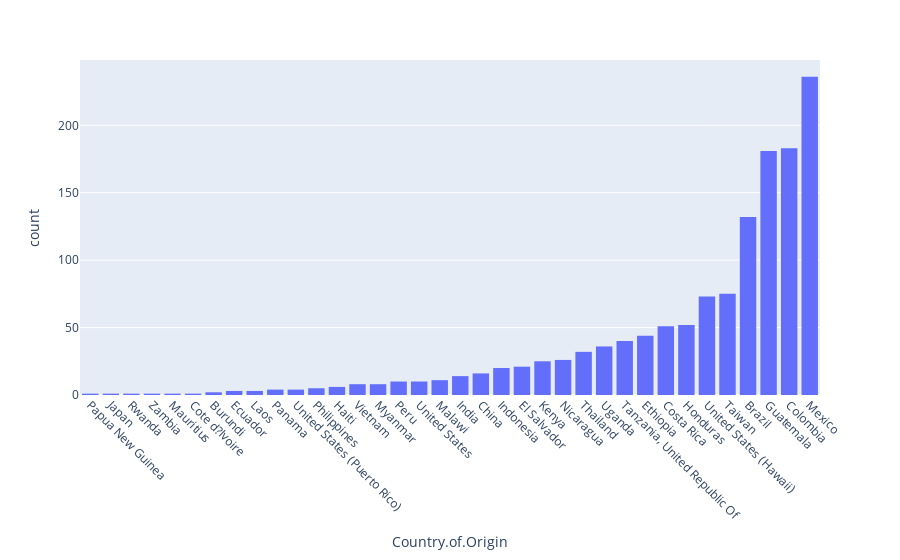

Notebook code cell kept with this figure:
### Markdown cell above
3. Análise da pontuação com os países de origem

### Code cell
fig = px.histogram(df_coffee, 'Country.of.Origin')
fig.update_xaxes(tickangle=45, categoryorder = 'total ascending')

### Figure 1 — Plotly figure (JSON) as saved in the notebook; plotly's stock layout.template omitted (floating-point values rounded to 4 significant figures; data arrays with more than 128 entries replaced by an {"elided": "..."} marker saying what was removed)
{"data": [{"alignmentgroup": "True", "bingroup": "x", "hovertemplate": "Country.of.Origin=%{x}<br>count=%{y}<extra></extra>", "legendgroup": "", "marker": {"color": "#636efa", "pattern": {"shape": ""}}, "name": "", "offsetgroup": "", "orientation": "v", "showlegend": false, "type": "histogram", "x": {"elided": "1337 str values"}, "xaxis": "x", "yaxis": "y"}], "layout": {"barmode": "relative", "legend": {"tracegroupgap": 0}, "margin": {"t": 60}, "xaxis": {"anchor": "y", "categoryorder": "total ascending", "domain": [0, 1], "tickangle": 45, "title": {"text": "Country.of.Origin"}}, "yaxis": {"anchor": "x", "domain": [0, 1], "title": {"text": "count"}}}}
